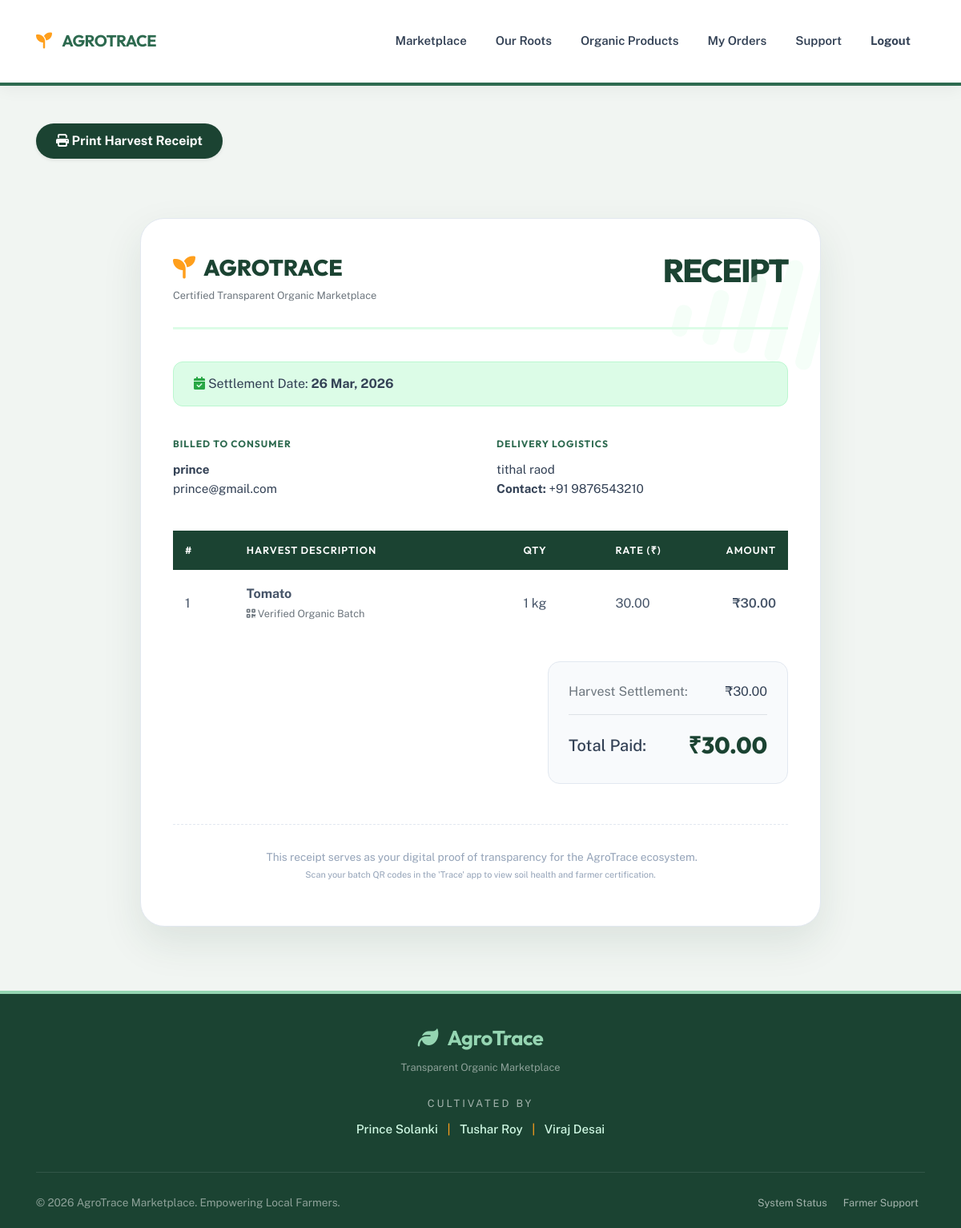
The app's page /generate_bill.php?cid=2 (signed in) with its own data.
### tables this page shows
CREATE TABLE IF NOT EXISTS `order_detail` (
  `order_id` int(10) NOT NULL,
  `order_date` date NOT NULL,
  `cart_id` int(10) NOT NULL,
  `customer_id` int(10) NOT NULL,
  `order_address` varchar(200) NOT NULL,
  `order_mobile` varchar(10) NOT NULL,
  `order_amount` int(10) NOT NULL,
  PRIMARY KEY (`order_id`)
);

CREATE TABLE IF NOT EXISTS `customer_detail` (
  `customer_id` int(10) NOT NULL,
  `customer_name` varchar(50) NOT NULL,
  `customer_address` varchar(200) NOT NULL,
  `customer_city` varchar(50) NOT NULL,
  `customer_mobile` varchar(10) NOT NULL,
  `customer_email` varchar(50) NOT NULL,
  `customer_pass` varchar(10) NOT NULL,
  PRIMARY KEY (`customer_id`)
);

CREATE TABLE IF NOT EXISTS `cart_detail` (
  `cart_id` int(10) NOT NULL,
  `product_id` int(10) NOT NULL,
  `cart_quantity` int(10) NOT NULL,
  `cart_price` int(10) NOT NULL
);

CREATE TABLE IF NOT EXISTS `product_detail` (
  `product_id` int(10) NOT NULL,
  `product_name` varchar(50) NOT NULL,
  `category_id` int(10) NOT NULL,
  `product_description` varchar(200) NOT NULL,
  `product_price` int(10) NOT NULL,
  `product_unit` varchar(20) NOT NULL,
  `product_image` varchar(50) NOT NULL,
  `farmer_id` int(10) NOT NULL,
  PRIMARY KEY (`product_id`),
  KEY `category_id` (`category_id`)
);

### generate_bill.php (the view, shortened to what this page needs)
<?php
include("header.php");
include("connect.php");
$cartid = mysqli_real_escape_string($con, $_REQUEST["cid"]);
$order_sql = "SELECT order_id, order_date, customer_id, order_address, order_mobile, order_amount FROM order_detail WHERE cart_id = '$cartid'";
$order_res = mysqli_query($con, $order_sql);
$order_data = mysqli_fetch_assoc($order_res);
$order_date = $order_data['order_date'];
$custid_db = $order_data['customer_id'];
$delivery_address = $order_data['order_address'];
$delivery_mno = $order_data['order_mobile'];
$total_amount = $order_data['order_amount'];
$customer_sql = "SELECT customer_name, customer_email FROM customer_detail WHERE customer_id = '$custid_db'";
$customer_res = mysqli_query($con, $customer_sql);
$customer_data = mysqli_fetch_assoc($customer_res);
$customer_name = $customer_data['customer_name'];
$customer_email = $customer_data['customer_email'];
$items_sql = "SELECT cd.cart_quantity, cd.cart_price, pd.product_name, pd.product_unit
              FROM cart_detail cd
              JOIN product_detail pd ON cd.product_id = pd.product_id
              WHERE cd.cart_id = '$cartid'";
$items_res = mysqli_query($con, $items_sql);
?>
<!DOCTYPE html>
<html lang="en">
<head>
    <link rel="stylesheet" href="assets/css/bootstrap.min.css">
    <link rel="stylesheet" href="https://cdnjs.cloudflare.com/ajax/libs/font-awesome/6.4.0/css/all.min.css">
</head>
<body>
<div class="container py-4 text-end no-print">
    <button onclick="window.print()" class="btn-agro-print shadow-sm">
        <i class="fas fa-print me-2"></i> Print Harvest Receipt
    </button>
</div>
<div class="invoice-wrapper">
    <div class="invoice-header">
        <div>
            <a href="index.php" class="brand-logo">
                <i class="fas fa-seedling"></i> AGROTRACE
            </a>
            <p class="text-muted small mt-1 mb-0">Certified Transparent Organic Marketplace</p>
        </div>
        <h1 class="receipt-title">RECEIPT</h1>
    </div>
    <div class="traceability-bar">
        <div class="date-badge"><i class="fas fa-calendar-check me-2 text-success"></i> Settlement Date: <strong><?php echo date("d M, Y", strtotime($order_date)); ?></strong></div>
    </div>
    <div class="info-grid">
        <div class="info-section">
            <h6>Billed to Consumer</h6>
            <div class="info-content">
                <strong><?php echo htmlspecialchars($customer_name); ?></strong><br>
                <?php echo htmlspecialchars($customer_email); ?>
            </div>
        </div>
        <div class="info-section text-end">
            <h6>Delivery Logistics</h6>
            <div class="info-content">
                <?php echo nl2br(htmlspecialchars($delivery_address)); ?><br>
                <strong>Contact:</strong> +91 <?php echo htmlspecialchars($delivery_mno); ?>
            </div>
        </div>
    </div>
    <table class="agro-table">
        <thead>
            <tr>
                <th style="width: 10%;">#</th>
                <th style="width: 45%; text-align: left;">Harvest Description</th>
                <th style="width: 15%;">Qty</th>
                <th style="width: 15%;">Rate (₹)</th>
                <th style="width: 15%; text-align: right;">Amount</th>
            </tr>
        </thead>
        <tbody>
            <?php
            $i = 1;
            $subtotal = 0;
            while($item = mysqli_fetch_assoc($items_res)) {
                $item_qty = $item['cart_quantity'];
                $item_price = $item['cart_price'];
                $item_name = $item['product_name'];
                $item_unit = $item['product_unit'];
                $item_amount = $item_qty * $item_price;
                $subtotal += $item_amount;
            ?>
            <tr>
                <td><?php echo $i++; ?></td>
                <td style="text-align: left;">
                    <strong><?php echo htmlspecialchars($item_name); ?></strong><br>
                    <small class="text-muted"><i class="fas fa-qrcode me-1"></i> Verified Organic Batch</small>
                </td>
                <td><?php echo $item_qty . ' ' . htmlspecialchars($item_unit); ?></td>
                <td><?php echo number_format($item_price, 2); ?></td>
                <td style="text-align: right; font-weight: 600;">₹<?php echo number_format($item_amount, 2); ?></td>
            </tr>
            <?php
            }
            ?>
        </tbody>
    </table>
    <div class="total-box">
        <div class="d-flex justify-content-between mb-2">
            <span class="text-muted">Harvest Settlement:</span>
            <span class="fw-bold">₹<?php echo number_format($subtotal, 2); ?></span>
        </div>
        <div class="d-flex justify-content-between align-items-center mt-3 pt-3 border-top">
            <span class="h5 mb-0 fw-bold">Total Paid:</span>
            <span class="grand-total">₹<?php echo number_format($total_amount, 2); ?></span>
        </div>
    </div>
    <div class="footer-note">
        <p class="mb-1"><i class="fas fa-shield-check text-success me-2"></i> This receipt serves as your digital proof of transparency for the AgroTrace ecosystem.</p>
        <p class="small">Scan your batch QR codes in the 'Trace' app to view soil health and farmer certification.</p>
    </div>
</div>
<?php include("footer.php"); ?>

### header.php (style rules this page uses)
:root { --agro-green: #2d6a4f; --agro-mint: #95d5b2; --agro-orange: #ff9f1c; --nav-height: 90px; }
body { margin: 0; padding: 0; font-family: 'Public Sans', sans-serif; padding-top: var(--nav-height); background-color: #fcfdfc; }

### generate_bill.php (style rules this page uses)
:root { --agro-forest: #1b4332; --agro-leaf: #2d6a4f; --agro-sun: #ff9f1c; --agro-mint: #dcfce7; --bg-fresh: #f1f5f2; }
body { font-family: 'Public Sans', sans-serif; background-color: var(--bg-fresh); color: #334155; }
.invoice-wrapper { max-width: 850px; margin: 50px auto; padding: 40px; background: white; border-radius: 30px; box-shadow: 0 20px 50px rgba(27, 67, 50, 0.1); position: relative; overflow: hidden; border: 1px solid #e2e8f0; }
.invoice-wrapper::after { content: '\f012'; font-family: 'Font Awesome 6 Free'; font-weight: 900; position: absolute; top: -30px; right: -20px; font-size: 10rem; color: var(--agro-mint); opacity: 0.3; transform: rotate(15deg); }
.invoice-header { display: flex; justify-content: space-between; align-items: flex-start; border-bottom: 3px solid var(--agro-mint); padding-bottom: 30px; margin-bottom: 40px; }
.brand-logo { font-family: 'Outfit', sans-serif; font-size: 28px; font-weight: 800; color: var(--agro-forest); display: flex; align-items: center; gap: 10px; text-decoration: none; }
.brand-logo i { color: var(--agro-sun); }
.receipt-title { font-family: 'Outfit', sans-serif; font-size: 40px; font-weight: 800; color: var(--agro-forest); margin: 0; text-transform: uppercase; letter-spacing: -1.5px; }
.info-grid { display: grid; grid-template-columns: 1fr 1fr; gap: 40px; margin-bottom: 40px; }
.info-section h6 { font-family: 'Outfit', sans-serif; font-weight: 700; text-transform: uppercase; letter-spacing: 1px; color: var(--agro-leaf); font-size: 0.75rem; margin-bottom: 12px; }
.info-content { font-size: 0.95rem; line-height: 1.6; }
.traceability-bar { background: var(--agro-mint); padding: 15px 25px; border-radius: 12px; margin-bottom: 40px; display: flex; justify-content: space-between; align-items: center; border: 1px solid #bbf7d0; }
.agro-table { width: 100%; border-collapse: collapse; margin-bottom: 30px; }
.agro-table th { background: var(--agro-forest); color: white; padding: 15px; font-family: 'Outfit', sans-serif; font-weight: 600; text-transform: uppercase; font-size: 0.8rem; letter-spacing: 1px; }
.agro-table td { padding: 18px 15px; border-bottom: 1px solid #f1f5f9; font-size: 1rem; color: #475569; }
.agro-table tr:last-child td { border-bottom: none; }
.total-box { background: #f8fafc; padding: 25px; border-radius: 15px; text-align: right; margin-left: auto; width: fit-content; min-width: 300px; border: 1px solid #e2e8f0; }
.grand-total { font-family: 'Outfit', sans-serif; font-size: 1.8rem; font-weight: 800; color: var(--agro-forest); }
.footer-note { margin-top: 50px; text-align: center; font-size: 0.85rem; color: #94a3b8; border-top: 1px dashed #e2e8f0; padding-top: 30px; }
.no-print { margin-bottom: 20px; }
.btn-agro-print { background: var(--agro-forest); color: white; border: none; padding: 10px 25px; border-radius: 50px; font-weight: 700; transition: 0.3s; }

### records on screen
order_detail: order_date "26 Mar, 2026", order_address "tithal raod", order_mobile "9876543210", order_amount "30.00"
customer_detail: customer_name "prince", customer_email "prince@gmail.com"
cart_detail: product.product_name "Tomato", cart_quantity "1", product.product_unit "kg", cart_price "30.00", item_amount "30.00"

### other values on screen
$subtotal "30.00"
